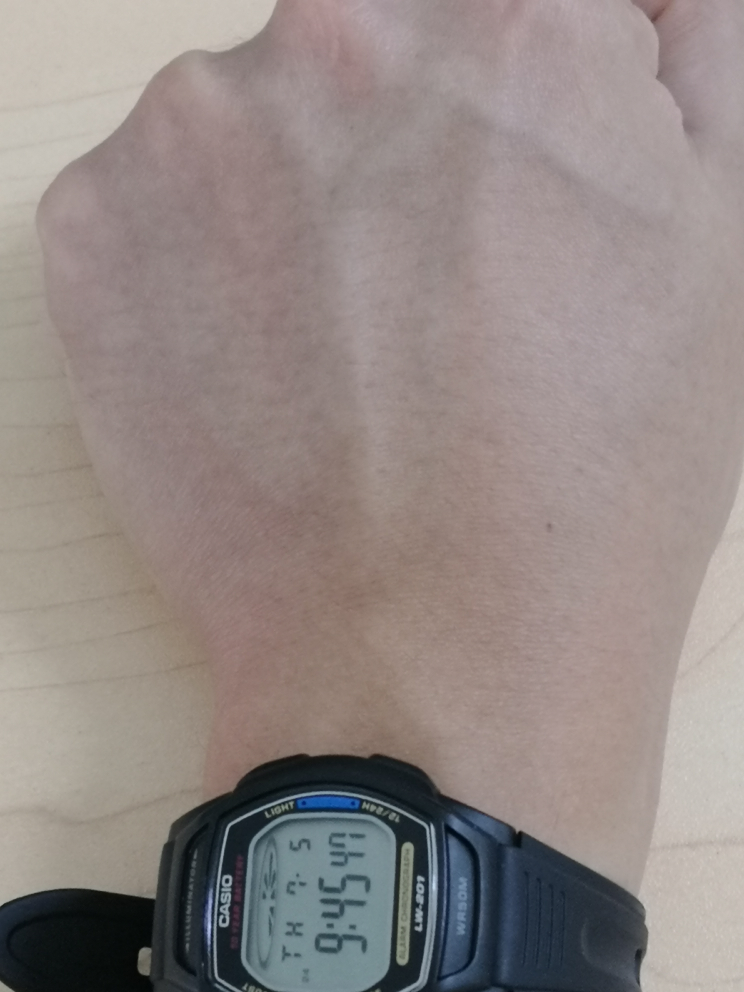
#> input picture wrist.jpg, 2976 x 3968 px (shown at 1/4 size)
$ python resize_wrist_image.py
#> lines starting #> are read from the running program, lines starting #| are printed output that depends on the picture
# -*- coding: utf-8 -*-
"""
Created on Sun Jun 24 19:01:51 2018

@author: Ian
"""
import time
import cv2

def resize_image():
    date_yyyymmdd = time.strftime("%Y-%m-%d")
    img = cv2.imread("wrist.jpg",cv2.IMREAD_GRAYSCALE)
#> img: shape (3968, 2976); min 3, max 214, mean 138.3
    # should be larger than samples / pos pic (so we can place our image on it)
    resized_image = cv2.resize(img, (50, 50))
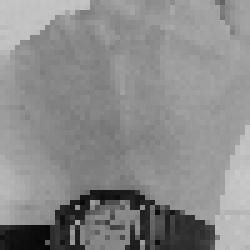
#> resized_image: shape (50, 50) (shown 5 times larger); min 7, max 200, mean 138.1
    for i in range(1,6):
        cv2.imwrite(str(date_yyyymmdd)+"_pic_"+str(i)+".jpg",resized_image)

resize_image()
